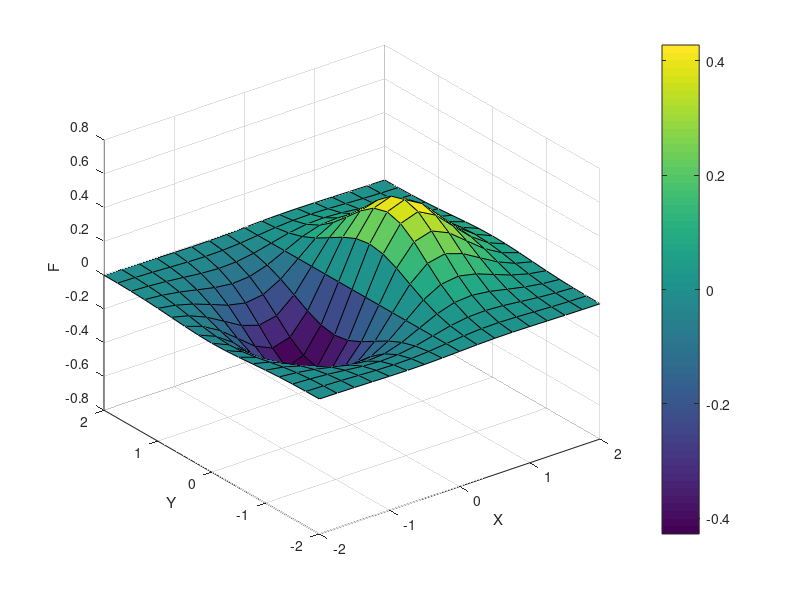

This figure's MATLAB source:
x = -2:0.25:2
y = x;
[X,Y] = meshgrid(x);

F = X.*exp(-X.^2-Y.^2);
surf(X,Y,F)
colorbar();
xlabel('X');
ylabel('Y');
zlabel('F');
